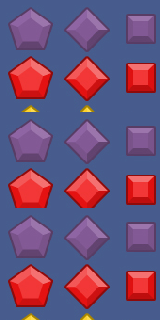

This game map was drawn from its Tiled (.tmx) file and the tilesets committed beside it. A one-line description and the trimmed map source follow:
An orthogonal 10x20 tile map with 16x16 px tiles, 1 tile layer (Tile Layer 1).

<map version="1.0" orientation="orthogonal" width="10" height="20" tilewidth="16" tileheight="16">
 <tileset firstgid="1" name="preview" tilewidth="16" tileheight="16" spacing="1" margin="1">
  <image source="preview.jpg" width="797" height="478" />
 </tileset>
 <layer name="Tile Layer 1" width="10" height="20">
  <data>[200 cells, 200 non-empty, 70 distinct tile ids]</data>
 </layer>
</map>
